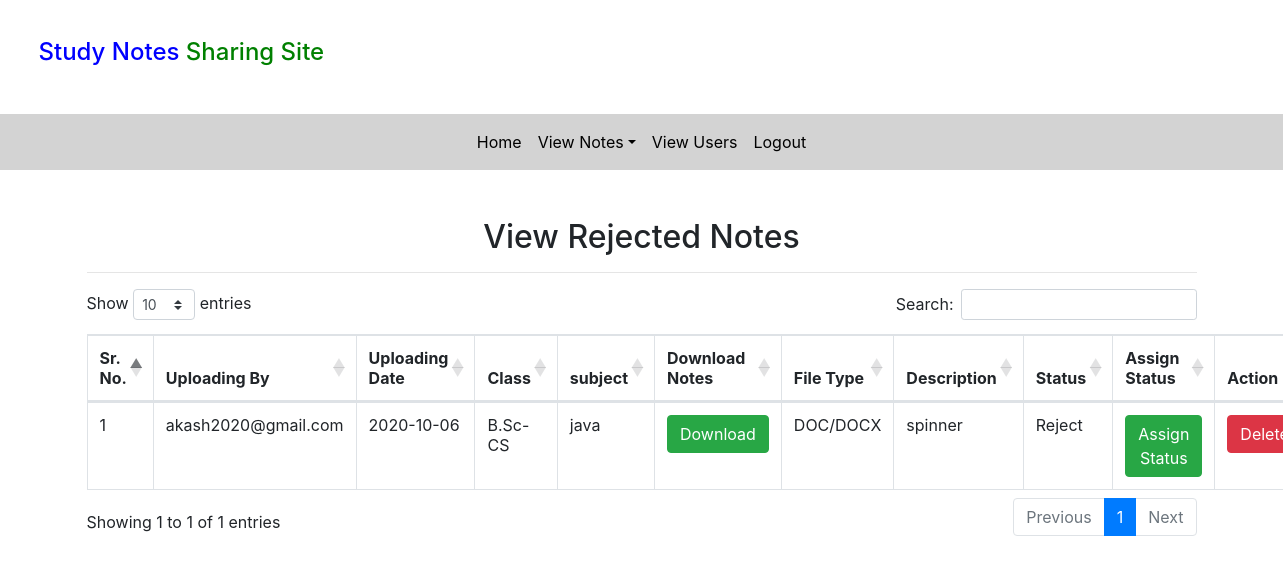
The page /rejected_notes (signed in) on the database its author committed.
### notes/models.py (models this page shows, shortened)
class Notes(models.Model):
    user = models.ForeignKey(User, on_delete=models.CASCADE)
    uploadingdate = models.CharField(max_length=30)
    branch = models.CharField(max_length=30)
    subject = models.CharField(max_length=30)
    notesfile = models.FileField(null=True)
    filetype = models.CharField(max_length=30)
    description = models.CharField(max_length=200, null=True)
    status = models.CharField(max_length=15)

### notes/views.py (the view)
# urls.py: path('rejected_notes', rejected_notes, name='rejected_notes'),
def rejected_notes(request):
    if not request.user.is_authenticated:
        return redirect('login_admin')
    notes = Notes.objects.filter(status = "Reject")
    d = {'notes' : notes}
    return render(request, 'rejected_notes.html', d)

### notes/templates/rejected_notes.html (shortened to what this page needs)
{%  extends 'admin_navigation.html' %}
{% load static %}
{% block body %}
<link rel="stylesheet" href="//cdnjs.cloudflare.com/ajax/libs/twitter-bootstrap/4.5.2/css/bootstrap.css">
<link rel="stylesheet" href="https://cdn.datatables.net/1.10.22/css/dataTables.bootstrap4.min.css">
<div class="container mt-5">
    <h2 class="text-center">View Rejected Notes</h2>
    <hr>
    <table class="table table-bordered" id="example">
        <thead>
        <tr>
            <th>Sr. No.</th>
            <th>Uploading By</th>
            <th>Uploading Date</th>
            <th>Class</th>
            <th>subject</th>
            <th>Download Notes</th>
            <th>File Type</th>
            <th>Description</th>
            <th>Status</th>
            <th>Assign Status</th>
            <th>Action</th>
        </tr>
        </thead>
        {% for i in notes %}
        <tbody>
        <tr>
            <td>{{forloop.counter}}</td>
            <td>{{i.user.username}}</td>
            <td>{{i.uploadingdate}}</td>
            <td>{{i.branch}}</td>
            <td>{{i.subject}}</td>
            <td><a href="{{i.notesfile.url}}" class="btn btn-success" download>Download</a></td>
            <td>{{i.filetype}}</td>
            <td>{{i.description}}</td>
            <td>{{i.status}}</td>
            <td><a href="{% url 'assign_status' i.id %}" class="btn btn-success">Assign Status</a></td>
            <td><a href="{% url 'delete_notes' i.id %}" class="btn btn-danger" onclick="return confirm('Are you sure?')">Delete</a></td>
        </tr>
        {% endfor %}
        </tbody>
    </table>
</div>
{% endblock %}

### rows shown on the page
Notes: user.username "akash2020@gmail.com", uploadingdate "2020-10-06", branch "B.Sc-CS", subject "java", filetype "DOC/DOCX", description "spinner", status "Reject"
